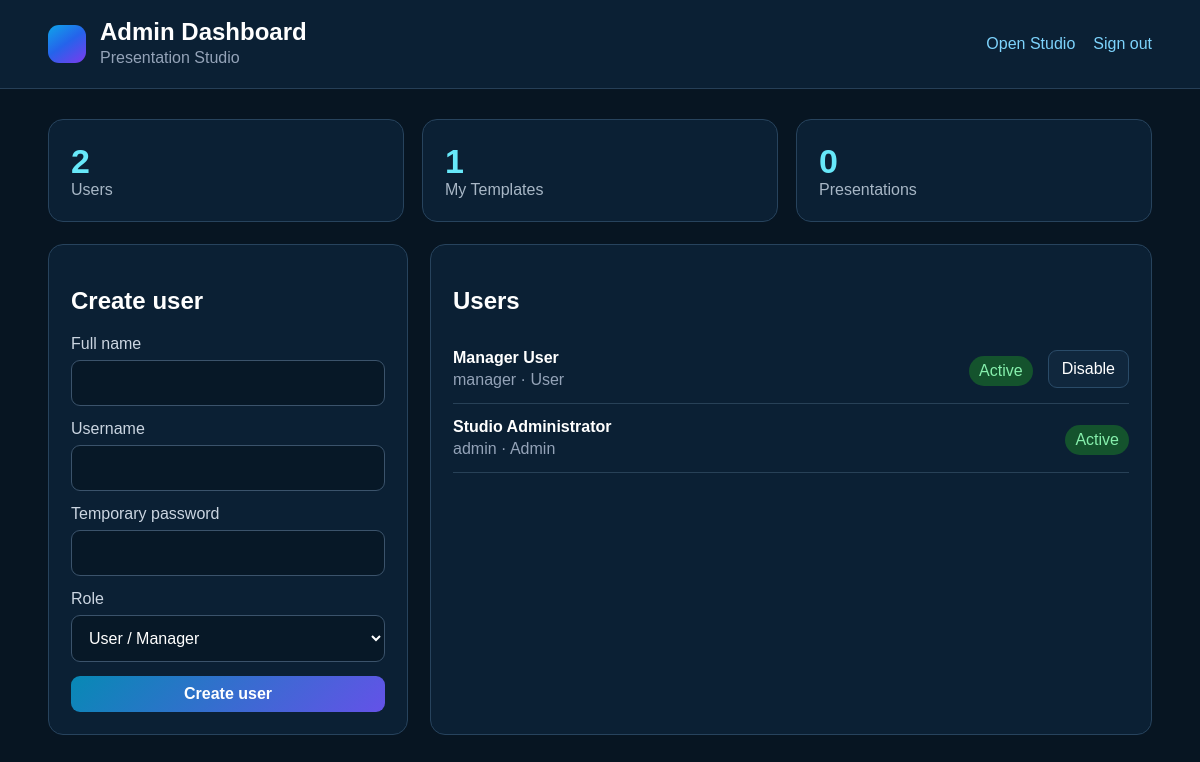
The page /admin (signed in) on the database its author committed.
### app.py (models this page shows, shortened)
class User(UserMixin,db.Model):
 id=db.Column(db.Integer,primary_key=True); username=db.Column(db.String(80),unique=True,nullable=False); name=db.Column(db.String(120),nullable=False); password_hash=db.Column(db.String(255),nullable=False); role=db.Column(db.String(20),default='user'); active=db.Column(db.Boolean,default=True)

### app.py (the view)
@app.get('/admin')
@login_required
def admin():
 if current_user.role!='admin': return redirect(url_for('index'))
 return render_template('admin.html',users=User.query.order_by(User.name).all(),template_count=MyTemplate.query.count(),presentation_count=Presentation.query.count())

### app.py (called while the page is built)
@login_manager.user_loader
def load_user(uid): return db.session.get(User,int(uid))

### templates/admin.html
<!doctype html><html lang="en"><head><meta charset="utf-8"><meta name="viewport" content="width=device-width,initial-scale=1"><title>Admin — Presentation Studio</title><link rel="stylesheet" href="{{ url_for('static',filename='css/style.css') }}"></head><body class="admin-page"><header class="admin-header"><div class="auth-brand"><div class="brand-mark"></div><div><h1>Admin Dashboard</h1><p>Presentation Studio</p></div></div><nav><a href="{{ url_for('index') }}">Open Studio</a><a href="{{ url_for('logout') }}">Sign out</a></nav></header><main class="admin-main"><section class="admin-kpis"><article><strong>{{ users|length }}</strong><span>Users</span></article><article><strong>{{ template_count }}</strong><span>My Templates</span></article><article><strong>{{ presentation_count }}</strong><span>Presentations</span></article></section>{% with messages=get_flashed_messages(with_categories=true) %}{% for category,message in messages %}<div class="flash {{ category }}">{{ message }}</div>{% endfor %}{% endwith %}<div class="admin-grid"><section class="admin-panel"><h2>Create user</h2><form method="post" action="{{ url_for('add_user') }}" class="admin-form"><label>Full name<input name="name" required></label><label>Username<input name="username" required></label><label>Temporary password<input type="password" name="password" required></label><label>Role<select name="role"><option value="user">User / Manager</option><option value="admin">Administrator</option></select></label><button class="primary" type="submit">Create user</button></form></section><section class="admin-panel"><h2>Users</h2><div class="user-table">{% for u in users %}<div class="user-row"><div><strong>{{ u.name }}</strong><span>{{ u.username }} · {{ u.role|title }}</span></div><span class="status {{ 'active' if u.active else 'inactive' }}">{{ 'Active' if u.active else 'Disabled' }}</span>{% if u.id != current_user.id %}<form method="post" action="{{ url_for('toggle_user',uid=u.id) }}"><button>{{ 'Disable' if u.active else 'Enable' }}</button></form>{% endif %}</div>{% endfor %}</div></section></div></main></body></html>

### static/css/style.css (style rules this page uses)
:root { --bg:#06111f;--panel:#0a1a2b;--panel2:#0d2237;--line:#24435d;--text:#eef6ff;--muted:#9bb0c5;--accent:#20b8e6;--accent2:#7757f4;--danger:#ef4444 }
* { box-sizing:border-box }
html,body { height:100%;margin:0 }
body { font-family:Arial,sans-serif;background:var(--bg);color:var(--text);overflow:hidden }
button,input,select,textarea { font:inherit }
button { border:1px solid #2a4b68;background:#10273d;color:#fff;border-radius:9px;padding:9px 13px;cursor:pointer }
.primary,.export-action { background:linear-gradient(135deg,#0789b5,#6452e8);border:0;font-weight:700 }
.brand-mark { width:38px;height:38px;border-radius:11px;background:linear-gradient(145deg,#0ea5e9,#2563eb 48%,#7c3aed) }
.auth-brand { display:flex;align-items:center;gap:14px }
.auth-brand h1 { margin:0;font-size:24px }
.auth-brand p { margin:3px 0;color:#94a3b8 }
.auth-form label,.admin-form label { display:grid;gap:7px;color:#cbd5e1 }
.auth-form input,.admin-form input,.admin-form select { padding:13px;border-radius:9px;border:1px solid #3b536b;background:#071827;color:#fff }
.admin-page { min-height:100vh;background:#071522;color:#fff;font-family:Arial }
.admin-header { display:flex;justify-content:space-between;align-items:center;padding:18px 4vw;background:#0b2034;border-bottom:1px solid #263f57 }
.admin-header nav { display:flex;gap:18px }
.admin-header a { color:#7dd3fc;text-decoration:none }
.admin-main { padding:30px 4vw }
.admin-kpis { display:grid;grid-template-columns:repeat(3,1fr);gap:18px }
.admin-kpis article,.admin-panel { background:#0b2034;border:1px solid #27435d;border-radius:15px;padding:22px }
.admin-kpis strong { display:block;font-size:34px;color:#67e8f9 }
.admin-kpis span { color:#a8b7c6 }
.admin-grid { display:grid;grid-template-columns:360px 1fr;gap:22px;margin-top:22px }
.admin-form { display:grid;gap:14px }
.user-row { display:flex;align-items:center;gap:15px;padding:14px 0;border-bottom:1px solid #284157 }
.user-row>div { flex:1 }
.user-row span { display:block;color:#94a3b8;margin-top:4px }
.status { padding:6px 10px;border-radius:99px!important }
.status.active { background:#14532d;color:#86efac }

### rows shown on the page
User: name "Manager User", username "manager", role "User", active "Active", active "Disable"
User: name "Studio Administrator", username "admin", role "Admin", active "Active"

### other values the page prints
{{ users|length }} "2"
{{ template_count }} "1"
{{ presentation_count }} "0"
